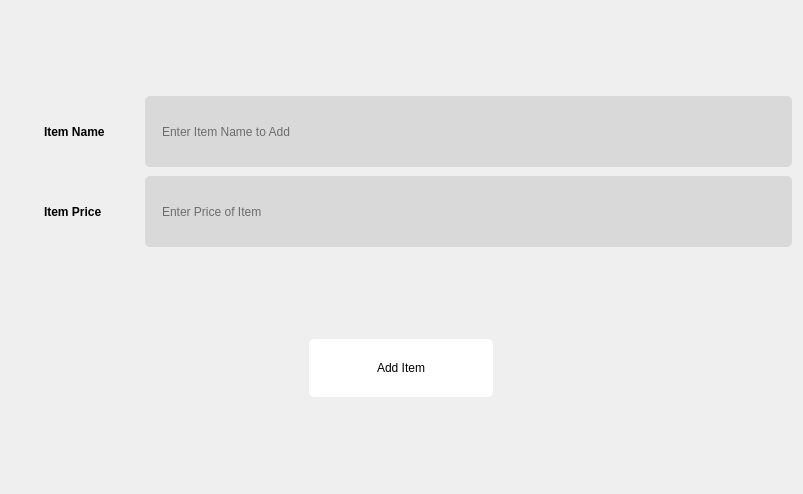
<?xml version="1.0" encoding="UTF-8"?>
<ui version="4.0">
 <class>ManageInventoryAdd</class>
 <widget class="QWidget" name="ManageInventoryAdd">
  <property name="geometry">
   <rect>
    <x>0</x>
    <y>0</y>
    <width>803</width>
    <height>494</height>
   </rect>
  </property>
  <property name="windowTitle">
   <string>Form</string>
  </property>
  <property name="styleSheet">
   <string notr="true">QWidget {
	padding: 30px;
}

QLineEdit {
	padding: 20px 15px;

	min-width: 83px;
	height: 31px;

	background: #D9D9D9;
	border-radius: 5px;
}

QLabel {
	font-weight: 700;
}

QPushButton {
	padding: 10px 23px;

	width: 138px;
	height: 38px;

	background: #FFFFFF;
	border-radius: 5px;
}</string>
  </property>
  <layout class="QVBoxLayout" name="verticalLayout">
   <item>
    <layout class="QGridLayout" name="gridLayout">
     <item row="0" column="0">
      <widget class="QLabel" name="label">
       <property name="text">
        <string>Item Name</string>
       </property>
       <property name="margin">
        <number>20</number>
       </property>
      </widget>
     </item>
     <item row="0" column="1">
      <widget class="QLineEdit" name="item_name">
       <property name="placeholderText">
        <string>Enter Item Name to Add</string>
       </property>
      </widget>
     </item>
     <item row="1" column="0">
      <widget class="QLabel" name="label_2">
       <property name="text">
        <string>Item Price</string>
       </property>
       <property name="margin">
        <number>20</number>
       </property>
      </widget>
     </item>
     <item row="1" column="1">
      <widget class="QLineEdit" name="item_price">
       <property name="placeholderText">
        <string>Enter Price of Item</string>
       </property>
      </widget>
     </item>
    </layout>
   </item>
   <item alignment="Qt::AlignHCenter">
    <widget class="QPushButton" name="add_item">
     <property name="maximumSize">
      <size>
       <width>250</width>
       <height>16777215</height>
      </size>
     </property>
     <property name="text">
      <string>Add Item</string>
     </property>
    </widget>
   </item>
  </layout>
 </widget>
 <resources/>
 <connections/>
</ui>
